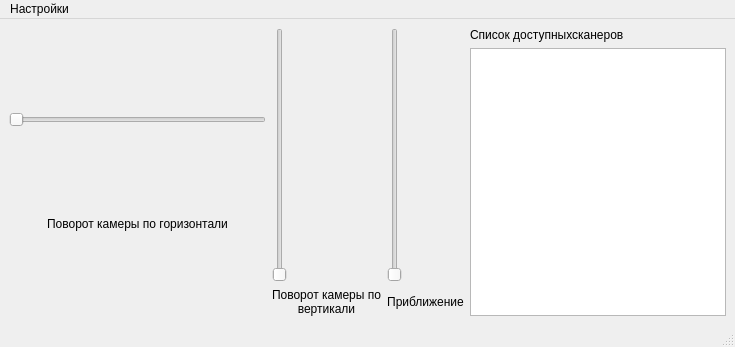
<?xml version="1.0" encoding="UTF-8"?>
<ui version="4.0">
 <class>MainWindow</class>
 <widget class="QMainWindow" name="MainWindow">
  <property name="geometry">
   <rect>
    <x>0</x>
    <y>0</y>
    <width>735</width>
    <height>347</height>
   </rect>
  </property>
  <property name="windowTitle">
   <string>MainWindow</string>
  </property>
  <widget class="QWidget" name="centralwidget">
   <layout class="QHBoxLayout" name="horizontalLayout">
    <item>
     <layout class="QVBoxLayout" name="verticalLayout">
      <item>
       <widget class="QSlider" name="pitchSlider">
        <property name="orientation">
         <enum>Qt::Horizontal</enum>
        </property>
       </widget>
      </item>
      <item>
       <widget class="QLabel" name="pitchLabel">
        <property name="sizePolicy">
         <sizepolicy hsizetype="Expanding" vsizetype="Fixed">
          <horstretch>0</horstretch>
          <verstretch>0</verstretch>
         </sizepolicy>
        </property>
        <property name="text">
         <string>Поворот камеры по горизонтали</string>
        </property>
        <property name="alignment">
         <set>Qt::AlignCenter</set>
        </property>
       </widget>
      </item>
     </layout>
    </item>
    <item>
     <layout class="QGridLayout" name="gridLayout">
      <property name="sizeConstraint">
       <enum>QLayout::SetMinimumSize</enum>
      </property>
      <item row="0" column="0">
       <widget class="QSlider" name="yawSlider">
        <property name="orientation">
         <enum>Qt::Vertical</enum>
        </property>
       </widget>
      </item>
      <item row="1" column="0">
       <widget class="QLabel" name="yawLabel">
        <property name="sizePolicy">
         <sizepolicy hsizetype="Minimum" vsizetype="Minimum">
          <horstretch>0</horstretch>
          <verstretch>0</verstretch>
         </sizepolicy>
        </property>
        <property name="text">
         <string>Поворот камеры по вертикали</string>
        </property>
        <property name="alignment">
         <set>Qt::AlignCenter</set>
        </property>
        <property name="wordWrap">
         <bool>true</bool>
        </property>
       </widget>
      </item>
      <item row="0" column="1">
       <widget class="QSlider" name="zoomSlider">
        <property name="orientation">
         <enum>Qt::Vertical</enum>
        </property>
       </widget>
      </item>
      <item row="1" column="1">
       <widget class="QLabel" name="zoomLabel">
        <property name="sizePolicy">
         <sizepolicy hsizetype="Minimum" vsizetype="Minimum">
          <horstretch>0</horstretch>
          <verstretch>0</verstretch>
         </sizepolicy>
        </property>
        <property name="text">
         <string>Приближение</string>
        </property>
        <property name="alignment">
         <set>Qt::AlignCenter</set>
        </property>
       </widget>
      </item>
     </layout>
    </item>
    <item>
     <layout class="QVBoxLayout" name="verticalLayout_2">
      <item>
       <widget class="QLabel" name="scanerListlabel">
        <property name="text">
         <string>Cписок доступныхсканеров</string>
        </property>
       </widget>
      </item>
      <item>
       <widget class="QListWidget" name="scanerList">
        <property name="sizePolicy">
         <sizepolicy hsizetype="Preferred" vsizetype="Expanding">
          <horstretch>0</horstretch>
          <verstretch>0</verstretch>
         </sizepolicy>
        </property>
       </widget>
      </item>
     </layout>
    </item>
   </layout>
  </widget>
  <widget class="QMenuBar" name="menubar">
   <property name="geometry">
    <rect>
     <x>0</x>
     <y>0</y>
     <width>735</width>
     <height>21</height>
    </rect>
   </property>
   <widget class="QMenu" name="menu">
    <property name="title">
     <string>Настройки</string>
    </property>
    <addaction name="networkSettingsBtn"/>
    <addaction name="roonParametersConfigBtn"/>
   </widget>
   <addaction name="menu"/>
  </widget>
  <widget class="QStatusBar" name="statusbar"/>
  <action name="networkSettingsBtn">
   <property name="text">
    <string>Сетевые настройки</string>
   </property>
  </action>
  <action name="roonParametersConfigBtn">
   <property name="text">
    <string>Настройка параметров комнаты</string>
   </property>
  </action>
 </widget>
 <resources/>
 <connections/>
</ui>
